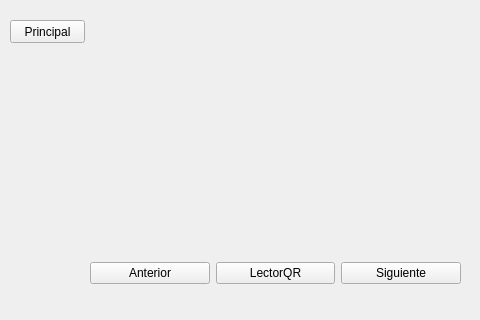
<?xml version="1.0" encoding="UTF-8"?>
<ui version="4.0">
 <class>MainWindow</class>
 <widget class="QMainWindow" name="MainWindow">
  <property name="geometry">
   <rect>
    <x>0</x>
    <y>0</y>
    <width>480</width>
    <height>320</height>
   </rect>
  </property>
  <property name="windowTitle">
   <string>Artistica2</string>
  </property>
  <widget class="QWidget" name="centralwidget">
   <widget class="QLabel" name="lblArtistica2">
    <property name="geometry">
     <rect>
      <x>90</x>
      <y>20</y>
      <width>371</width>
      <height>241</height>
     </rect>
    </property>
    <property name="frameShape">
     <enum>QFrame::NoFrame</enum>
    </property>
    <property name="frameShadow">
     <enum>QFrame::Plain</enum>
    </property>
    <property name="text">
     <string/>
    </property>
    <property name="scaledContents">
     <bool>true</bool>
    </property>
   </widget>
   <widget class="QPushButton" name="botonprin">
    <property name="geometry">
     <rect>
      <x>10</x>
      <y>20</y>
      <width>75</width>
      <height>23</height>
     </rect>
    </property>
    <property name="text">
     <string>Principal</string>
    </property>
    <property name="icon">
     <iconset>
      <normaloff>Iconos/descarga.png</normaloff>Iconos/descarga.png</iconset>
    </property>
   </widget>
   <widget class="QWidget" name="layoutWidget">
    <property name="geometry">
     <rect>
      <x>90</x>
      <y>260</y>
      <width>371</width>
      <height>26</height>
     </rect>
    </property>
    <layout class="QHBoxLayout" name="horizontalLayout">
     <item>
      <widget class="QPushButton" name="banterior">
       <property name="text">
        <string>Anterior</string>
       </property>
       <property name="icon">
        <iconset>
         <normaloff>Iconos/atras1.png</normaloff>Iconos/atras1.png</iconset>
       </property>
      </widget>
     </item>
     <item>
      <widget class="QPushButton" name="returnqr">
       <property name="text">
        <string>LectorQR</string>
       </property>
       <property name="icon">
        <iconset>
         <normaloff>Iconos/282207.png</normaloff>Iconos/282207.png</iconset>
       </property>
      </widget>
     </item>
     <item>
      <widget class="QPushButton" name="bsiguiente">
       <property name="text">
        <string>Siguiente</string>
       </property>
       <property name="icon">
        <iconset>
         <normaloff>Iconos/adelante.png</normaloff>Iconos/adelante.png</iconset>
       </property>
      </widget>
     </item>
    </layout>
   </widget>
  </widget>
 </widget>
 <resources/>
 <connections/>
</ui>
